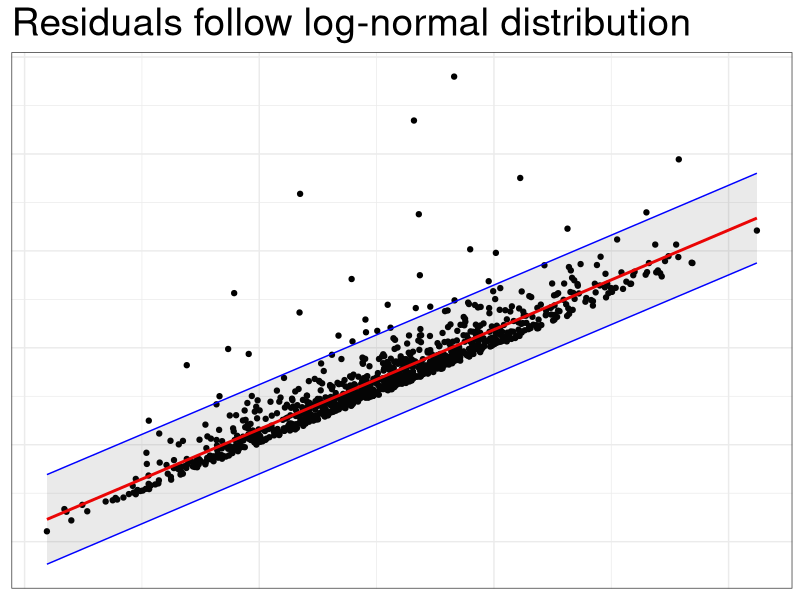
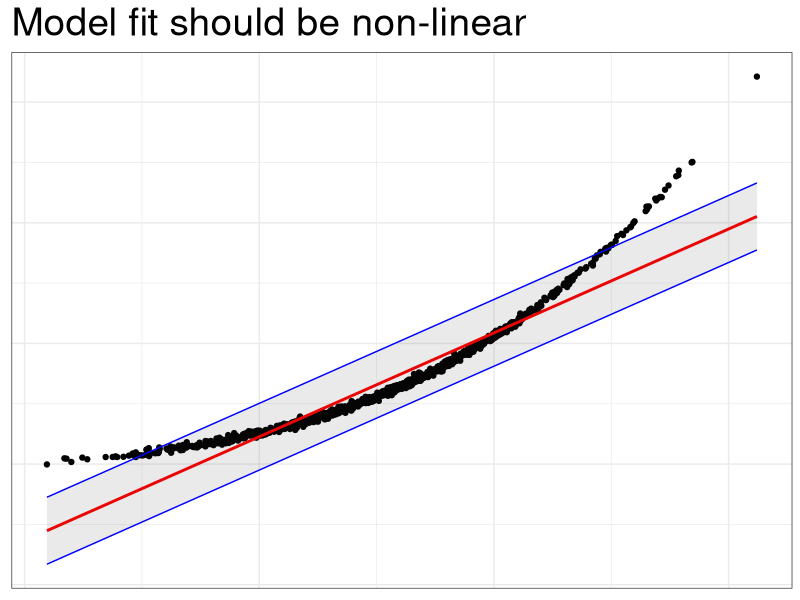
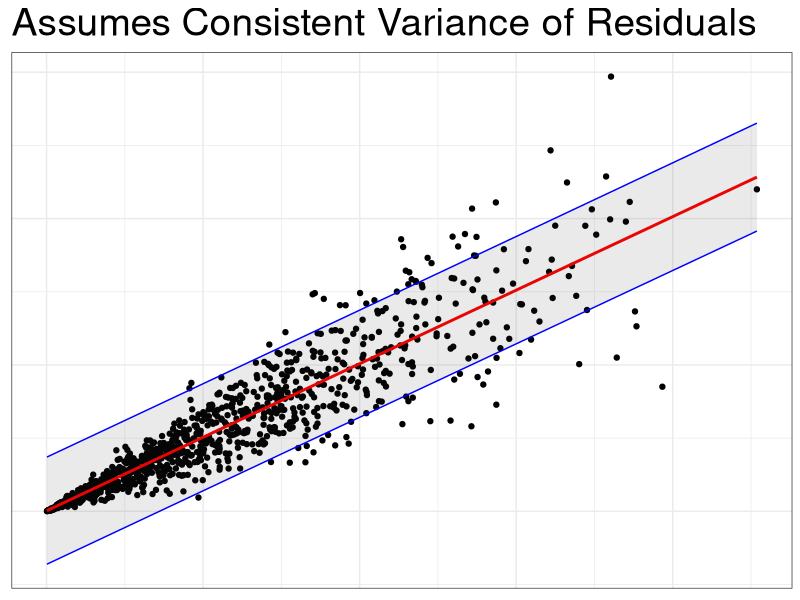
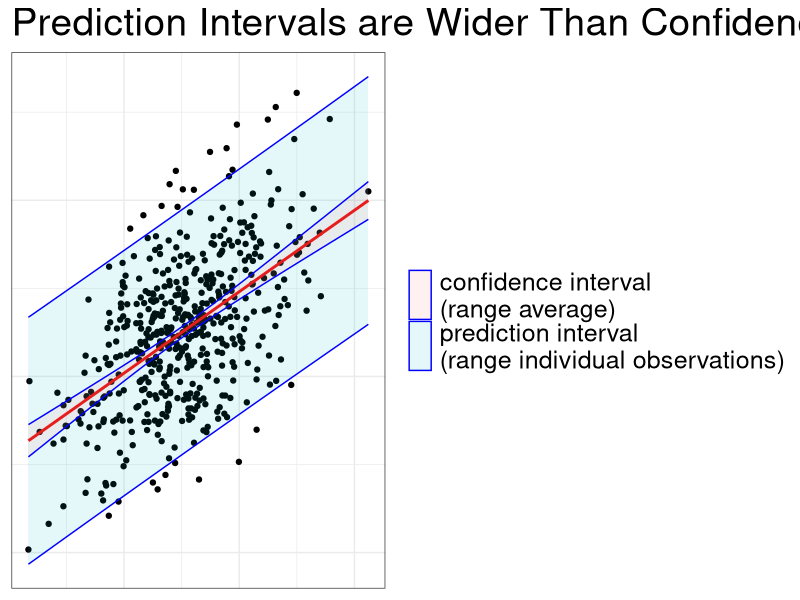

Reproduce these figures in R, in order.
library(tidyverse)

# Example where residuals are not normally distributed
set.seed(123)
data <- tibble(x = rnorm(1000, 5, 5),
       y = x + rlnorm(1000, sdlog = 1))

mod <- lm(y ~ x, data = data)

data_preds <- bind_cols(data, as_tibble(predict(mod, data, interval = "prediction")))

data_preds %>% 
  ggplot(aes(x = x, y = y))+
  geom_point()+
  geom_line(aes(y = fit), colour = "red", size = 1)+
  geom_ribbon(aes(ymin = lwr, ymax = upr), colour = "blue", alpha = 0.1)+
  theme_bw()+
  labs(title = "Residuals follow log-normal distribution", 
       x = NULL, y = NULL)+
  theme(axis.text.x=element_blank(), #remove x axis labels
        axis.ticks.x=element_blank(), #remove x axis ticks
        axis.text.y=element_blank(),  #remove y axis labels
        axis.ticks.y=element_blank()  #remove y axis ticks
  )+
  theme(plot.title = element_text(size=28))


# Relatedly model is not linear
set.seed(123)
data_nl <- tibble(x = rnorm(1000, 5, 1),
               y = x^3.5 + rnorm(1000, sd = 8))

mod_nl <- lm(y ~ x, data = data_nl)

data_preds_nl <- bind_cols(data_nl, as_tibble(predict(mod_nl, data_nl, interval = "prediction")))

data_preds_nl %>% 
  ggplot(aes(x = x, y = y))+
  geom_point()+
  geom_line(aes(y = fit), colour = "red", size = 1)+
  geom_ribbon(aes(ymin = lwr, ymax = upr), colour = "blue", alpha = 0.1)+
  theme_bw()+
  labs(title = "Model fit should be non-linear", 
       x = NULL, y = NULL)+
  theme(axis.text.x=element_blank(), #remove x axis labels
        axis.ticks.x=element_blank(), #remove x axis ticks
        axis.text.y=element_blank(),  #remove y axis labels
        axis.ticks.y=element_blank()  #remove y axis ticks
  )+
 theme(plot.title = element_text(size=28))


# Heteroskedasticity
set.seed(123)
data_het <- tibble(x = abs(rnorm(1000, sd = 0.7)), 
               y = x + rnorm(1000, sd = 0.6) * x / (max(x))
)

mod_het <- lm(y ~ x, data = data_het)

data_preds_het <- bind_cols(data_het, as_tibble(predict(mod_het, data_het, interval = "prediction")))

data_preds_het %>% 
  ggplot(aes(x = x, y = y))+
  geom_point()+
  geom_line(aes(y = fit), colour = "red", size = 1)+
  geom_ribbon(aes(ymin = lwr, ymax = upr), colour = "blue", alpha = 0.1)+
  theme_bw()+
  labs(title = "Assumes Consistent Variance of Residuals",
       x = NULL, y = NULL)+
  theme(axis.text.x=element_blank(), #remove x axis labels
        axis.ticks.x=element_blank(), #remove x axis ticks
        axis.text.y=element_blank(),  #remove y axis labels
        axis.ticks.y=element_blank()  #remove y axis ticks
  )+
  theme(plot.title = element_text(size=28))


#pred vs conf interval
library(tidyverse)

# Example where residuals are not normally distributed
set.seed(123)
data_norm <- tibble(x = rnorm(500, 5, 5),
               y = x + rnorm(500, sd = 7))

mod_norm <- lm(y ~ x, data = data_norm)

data_preds_norm <- bind_cols(data_norm, 
                        as_tibble(predict(mod_norm, data_norm, interval = "prediction")),
                        as_tibble(predict(mod_norm, data_norm, interval = "confidence")) %>% 
                          rename_with(~paste0(.x, "_conf")))

data_preds_norm %>% 
  ggplot(aes(x = x, y = y))+
  geom_point()+
  geom_line(aes(y = fit), colour = "red", size = 1)+
  geom_ribbon(aes(ymin = lwr, ymax = upr, fill = "prediction interval\n(range individual observations)"), colour = "blue", alpha = 0.1)+
  geom_ribbon(aes(ymin = lwr_conf, ymax = upr_conf, fill = "confidence interval\n(range average)"), colour = "blue", alpha = 0.1)+
  theme_bw()+
  labs(title = "Prediction Intervals are Wider Than Confidence Intervals", 
       x = NULL, y = NULL, fill = NULL)+
  theme(axis.text.x=element_blank(), #remove x axis labels
        axis.ticks.x=element_blank(), #remove x axis ticks
        axis.text.y=element_blank(),  #remove y axis labels
        axis.ticks.y=element_blank()  #remove y axis ticks
  )+
  theme(plot.title = element_text(size=28))+
  theme(legend.text=element_text(size=18))
